Frame 1 (no input): blank canvas, image omitted
Frame 60 (no input): blank canvas, image omitted
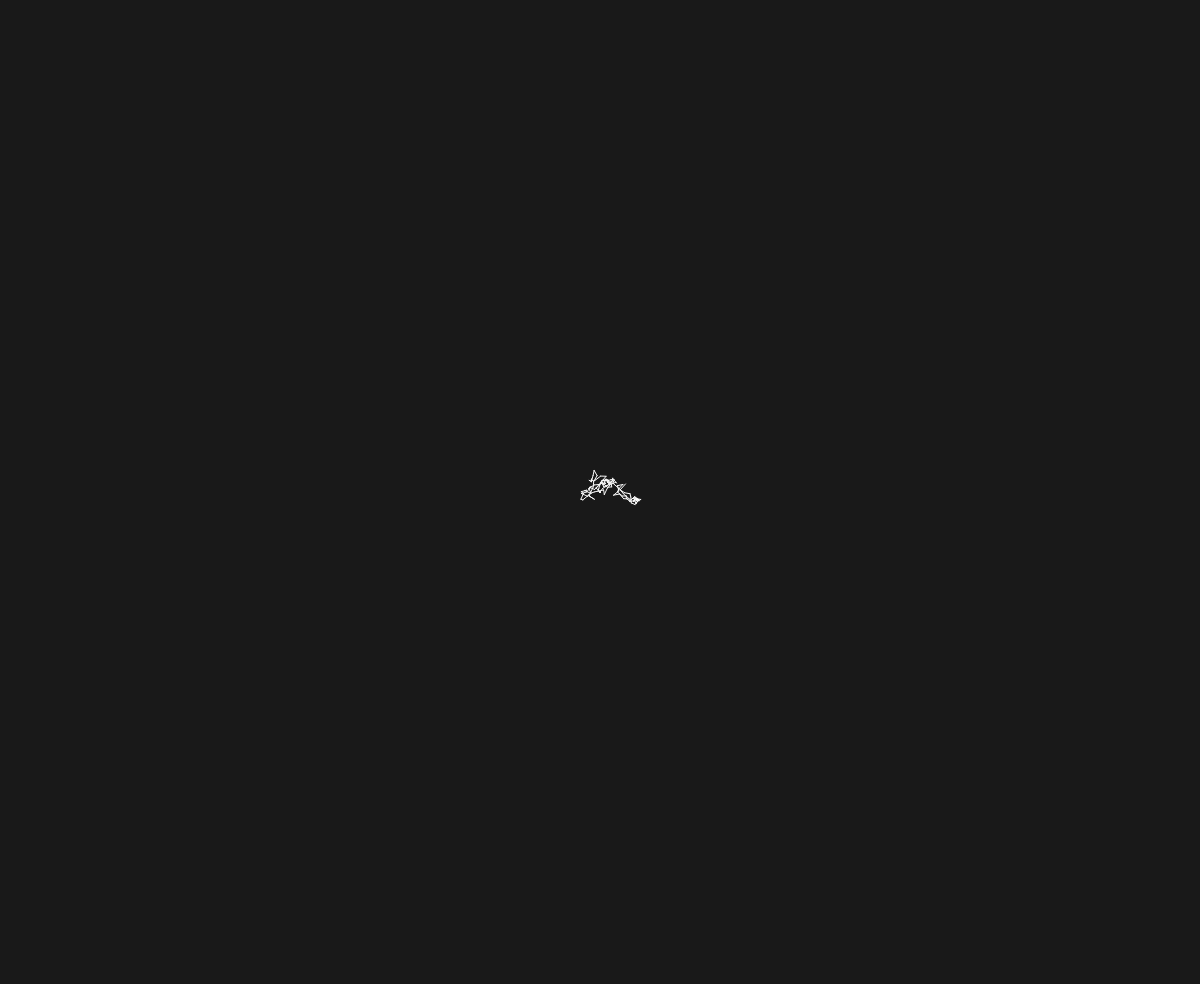
Frame 120 (the mouse pressed at the canvas centre since frame 60)

The p5.js sketch whose frames 1 and 60 were blank and that drew this single picture after the mouse press (run headless with seeded random() and noise() and a simulated clock; from frame 60 on, the mouse is pressed at the canvas centre):

// p5.js sketch
// ── sketch.js
/*
 * @name Brownian Motion
 * @description Recording random movement as a continuous line.
 * Port of original example from the Processing examples page.
 */

const num = 2000
const range = 6

let ax = []
let ay = []

function setup() {
  createCanvas(windowWidth, windowHeight - 16)

  for (let i = 0; i < num; i++) {
    ax[i] = width / 2
    ay[i] = height / 2
  }
}

function draw() {
  background(25)

  // Shift all elements 1 place to the left
  for (let i = 1; i < num; i++) {
    ax[i - 1] = ax[i]
    ay[i - 1] = ay[i]
  }

  // Put a new value at the end of the array
  ax[num - 1] += random(-range, range)
  ay[num - 1] += random(-range, range)

  // Constrain all points to the screen
  ax[num - 1] = constrain(ax[num - 1], 0, width)
  ay[num - 1] = constrain(ay[num - 1], 0, height)

  // Draw a line connecting the points
  for (let j = 1; j < num; j++) {
    let val = j / num * 204 + 51
    stroke(val)
    line(ax[j - 1], ay[j - 1], ax[j], ay[j])
  }
}
